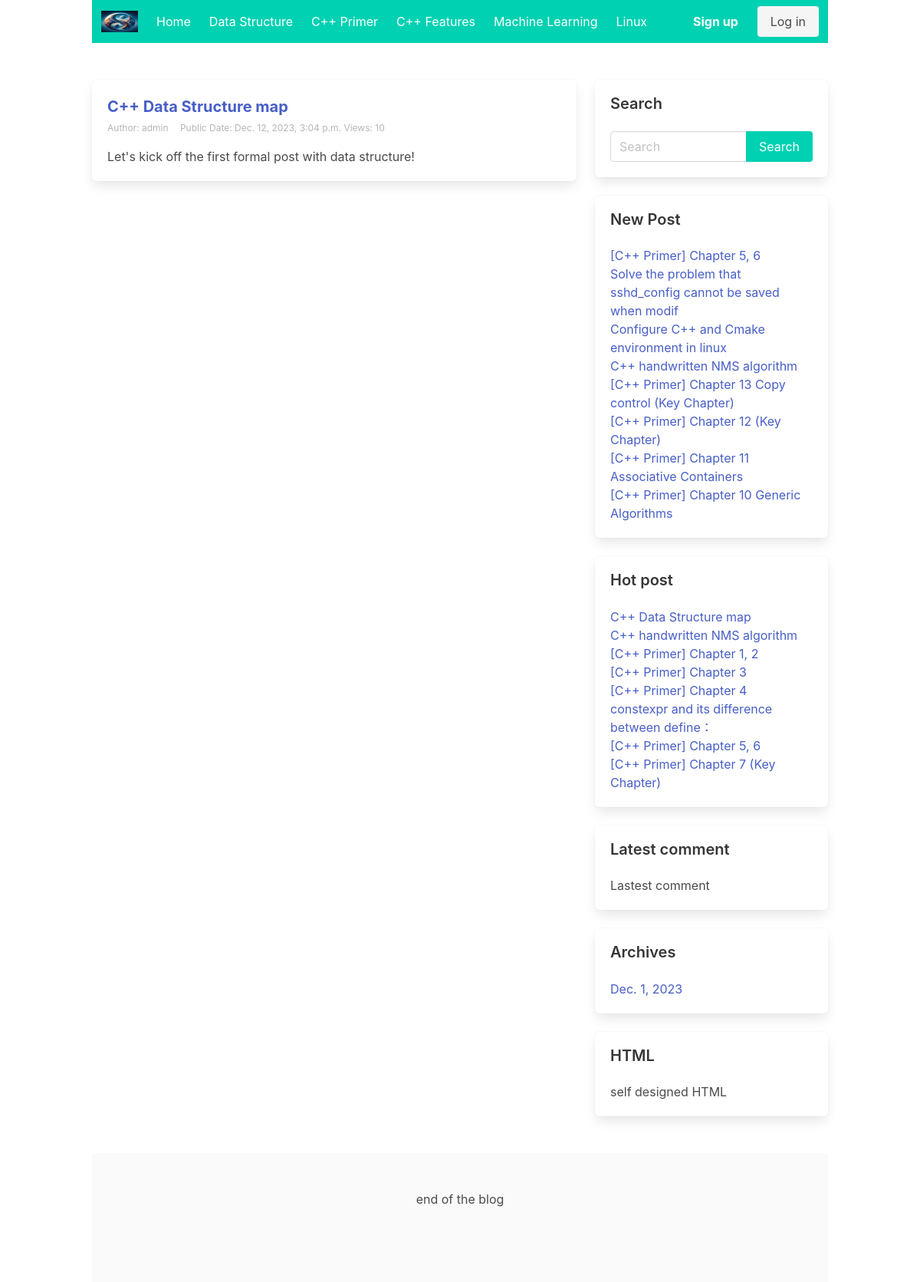
Screenshot of /category/3/ with the database file from the repository.
### blog/models.py (models this page shows, shortened)
class Category(models.Model):
    name = models.CharField(max_length=32, verbose_name="category name")
    desc = models.TextField(max_length=200, blank=True, default='', verbose_name="category description")
    add_date = models.DateTimeField(auto_now_add=True, verbose_name="creating date")
    pub_date = models.DateTimeField(auto_now=True, verbose_name="modified date")
    class Meta:
        verbose_name = "blog category"
        verbose_name_plural = verbose_name

class Post(models.Model):
    title = models.CharField(max_length=61, verbose_name="Title")
    desc = models.TextField(max_length=200, blank=True, default='', verbose_name="Description")
    category = models.ForeignKey(Category, on_delete=models.CASCADE, verbose_name="category")
    content = MDTextField(verbose_name="Content")
    tags = models.ForeignKey(Tag, blank=True, on_delete=models.CASCADE, verbose_name="blog tag") # a post can have multiple tags -> foreign key
    owner = models.ForeignKey(User, on_delete=models.CASCADE, verbose_name="author")
    add_date = models.DateTimeField(auto_now_add=True, verbose_name="creating date")
    pub_date = models.DateTimeField(auto_now=True, verbose_name="modified date")
    pv = models.IntegerField(default=0, verbose_name='Views') # the views of the post
    class Meta:
        verbose_name = "post"
        verbose_name_plural = verbose_name

class Sidebar(models.Model):
    STATUS = (
        (1, 'Hide'),
        (2, 'Show')
    )
    DISPLAY_TYPE = (
        (1, 'Search'),
        (2, 'New post'),
        (3, 'Hot post'),
        (4, 'Latest comment'),
        (5, 'Post archives'),
        (6, 'HTML')
    )
    title = models.CharField(max_length=50, verbose_name="Module name") # Module name
    display_type = models.PositiveIntegerField(default=1, choices=DISPLAY_TYPE, verbose_name="Display type") # Sidebar, search box popular, articles
    content = models.CharField(max_length=500, blank=True, default='', verbose_name="Content",
                               help_text="If the setting is not HTML type, it can be empty") # This field is specially used for HTML type, other types can be empty
    sort = models.PositiveIntegerField(default=1,  verbose_name="Sort", help_text='The larger the serial number, the higher the order.')
    status = models.PositiveIntegerField(default=2, choices=STATUS, verbose_name="Status") # Hide/show status
    add_date = models.DateTimeField(auto_now_add=True, verbose_name="Creation time")  # creation time
    class Meta:
        verbose_name = "Sidebar"
        verbose_name_plural = verbose_name
        ordering = ['-sort'] # sort in descending order
    @classmethod # make it a callable function for the sidebar class
    def get_sidebar(cls):
        return cls.objects.filter(status=2)   # Query all modules that are displayed
    @property # make it as a property of the class, only readable
    def get_content(self):
        if self.display_type == 1:
            context = {
            }
            return render_to_string('blog/sidebar/search.html', context=context)
        elif self.display_type == 2:
            context = {
            }
            return render_to_string('blog/sidebar/new_post.html', context=context)
        elif self.display_type == 3:
            context = {
            }
            return render_to_string('blog/sidebar/hot_post.html', context=context)
        elif self.display_type == 4:
            context = {
            }
            return render_to_string('blog/sidebar/comment.html', context=context)
        elif self.display_type == 5:
            context = {
            }
            return render_to_string('blog/sidebar/archives.html', context=context)
        elif self.display_type == 6:
            return self.content

### blog/views.py (the view)
# urls.py: path('category/<int:category_id>/', views.category_list, name='category_list'),
def category_list(request, category_id):
    category = get_object_or_404(Category, id=category_id)
    posts = category.post_set.all()
    context = {'category':category, 'post_list':posts}
    return render(request, 'blog/list.html', context)

### blog/templatetags/category.py (called while the page is built)
@register.simple_tag # after adding this decoration, it will be a qualified template tag!
def get_category_list():
    return Category.objects.all()

@register.simple_tag
def get_sidebar_list():
    return Sidebar.get_sidebar()

@register.simple_tag
def get_new_post():
    return Post.objects.order_by('-pub_date')[:8] # only show 8 posts in descending order by time

@register.simple_tag
def get_hot_post():
    return Post.objects.order_by('-pv')[:8] # only show 8 posts in descending order by time

@register.simple_tag
def get_archives():
    return Post.objects.dates('add_date', 'month', order='DESC')[:8] # only show 8 posts in descending order by time

### blog/templates/blog/list.html
{% extends 'blog/base.html' %}

### blog/templates/blog/base.html (shortened to what this page needs)
<!DOCTYPE html>
{% load static category %}
<html>
    <head>
        <link rel="stylesheet" href="https://cdn.jsdelivr.net/npm/bulma@0.9.4/css/bulma.min.css">
        <link href="{% static 'mdeditor/css/editormd.min.css' %}" rel="stylesheet">
        <link href="{% static 'mdeditor/css/editormd.preview.css' %}" rel="stylesheet">
    </head>
    <body>
        <nav class="navbar is-primary container" role="navigation" aria-label="main navigation">
            <div class="navbar-brand">
            <a class="navbar-item">
                <img src="{% static 'users/images/login.jpg'%}" width="48" height="48">
            </a>
            </div>
            <div id="navbarBasicExample" class="navbar-menu">
                <div class="navbar-start">
                    {% block nav-start %}
                        <a class="navbar-item" href="/">
                            Home
                        </a>
                    {% get_category_list as category_list %}
                        {% for category in category_list %}
                            <a class="navbar-item" href="{% url 'blog:category_list' category.id %}">
                                {{ category.name }}
                            </a>
                        {% endfor %}
                    {% endblock %}
                </div>
                <div class="navbar-end">
                    {% block navbar-end %}
                    <div class="navbar-item">
                        {% if user.is_authenticated %}
                        {% comment %} if the user login, it will show user center {% endcomment %}
                            <div class="buttons">
                                <a href="{% url 'users:user_profile' %}" class="button is-primary">{{ request.user.username }}'s User Center</a>
                                <a href="{% url 'users:logout' %}" class="button is-primary">Log out</a>
                            </div>
                        {% else %}
                            <div class="buttons">
                                <a class="button is-primary" href="{% url 'users:register' %}" target="_blank">
                                    <strong>Sign up</strong>
                                </a>
                                <a class="button is-light" href="{% url 'users:login' %}" target="_blank">
                                    Log in
                                </a>
                            </div>
                        {% endif %}
                    </div>
                    {% endblock %}
                </div>
            </div>
        </nav>
        <section class="section">
            <div class="container">
                <div class="columns">
                    <div class="column is-8">
                        {% block section %}
                            {% if post_list %}
                                {% for post in post_list %}
                                    <div class="box">
                                        <h1 class="is-size-5 has-text-weight-bold">
                                            <a href="{% url 'blog:post_detail' post.id %}"> {{ post.title }} </a>
                                        </h1>
                                        <div class=" is-size-7 has-text-grey-light pt-1 pb-1">
                                            <span class="mr-3">Author: {{ post.owner }}</span>  <span>Public Date: {{ post.add_date }}</span>  <span>Views: {{ post.pv }}</span>
                                        </div>
                                        <p class="mt-3">{{ post.desc|truncatechars:100 }}</p>
                                    </div>
                                {% endfor %}
                            {% else %}
                                <div class="box">
                                    <p class="has-text-danger"> Post not exists! </p>
                                </div>
                            {% endif %}
                        {% endblock%}
                    </div>
                    <div class="column is-4">
                        {% block right-section %}
                            {% get_sidebar_list as sidebar_list %}
                                {% for sidebar in sidebar_list %}
                                    <div class="box">
                                        <h1 class="is-size-5 title"> {{ sidebar.title }} </h1>
                                        <p> {{ sidebar.get_content|safe }} </p>
                                    </div>
                                {% endfor %}
                        {% endblock %}
                    </div>
                </div>
            </div>
        </section>
        {% block footer %}
            <footer class="footer container">
                <div class="has-text-centered">
                    end of the blog
                </div>
            </footer>
        {% endblock %}
    </body>
</html>

### blog/templates/blog/sidebar/search.html (shortened to what this page needs)
<form action="{% url 'blog:search' %}" method="get">
    <div class="field has-addons">
        <div class="control is-expanded">
            <input type="search" class="input" name="keyword" placeholder="Search" value="{{ keyword }}">
        </div>
        <div class="control">
          <input  class="button is-primary" type="submit" value="Search">
        </div>
      </div>
</form>

### blog/templates/blog/sidebar/new_post.html
{% load category %}
{% get_new_post as post_list %}
{% for post in post_list %}
    <ul>
        <li><a href="{% url 'blog:post_detail' post.id %}">{{ post.title }}</a></li>
    </ul>
{% endfor %}

### blog/templates/blog/sidebar/hot_post.html
{% load category %}
{% get_hot_post as post_list %}
{% for post in post_list %}
    <ul>
        <li><a href="{% url 'blog:post_detail' post.id %}">{{ post.title }}</a></li>
    </ul>
{% endfor %}

### blog/templates/blog/sidebar/comment.html
Lastest comment

### blog/templates/blog/sidebar/archives.html
{% load category %}
{% get_archives as archives_list %}
{% for archive in archives_list %}
    <ul>
        <li><a href="{% url 'blog:archives' archive.year archive.month %}">{{ archive }}</a></li>
    </ul>
{% endfor %}

### rows the page displays
Category: name "Data Structure"
Category: name "C++ Primer"
Category: name "C++ Features"
Category: name "Machine Learning"
Category: name "Linux"
Post: title "C++ Data Structure map", owner "admin", add_date "Dec. 12, 2023, 3:04 p.m.", pv "10", desc "Let's kick off the first formal post with data structure!"
Sidebar: title "Search"
Sidebar: title "New Post"
Post: title "[C++ Primer] Chapter 5, 6"
Post: title "Solve the problem that sshd_config cannot be saved when modif"
Post: title "Configure C++ and Cmake environment in linux"
Post: title "C++ handwritten NMS algorithm"
Post: title "[C++ Primer] Chapter 13 Copy control (Key Chapter)"
Post: title "[C++ Primer] Chapter 12 (Key Chapter)"
Post: title "[C++ Primer] Chapter 11 Associative Containers"
Post: title "[C++ Primer] Chapter 10 Generic Algorithms"
Sidebar: title "Hot post"
Post: title "[C++ Primer] Chapter 1, 2"
Post: title "[C++ Primer] Chapter 3"
Post: title "[C++ Primer] Chapter 4"
Post: title "constexpr and its difference between define："
Post: title "[C++ Primer] Chapter 7 (Key Chapter)"
Sidebar: title "Latest comment"
Sidebar: title "Archives", archives_list "Dec. 1, 2023"
Sidebar: title "HTML", get_content "self designed HTML"
